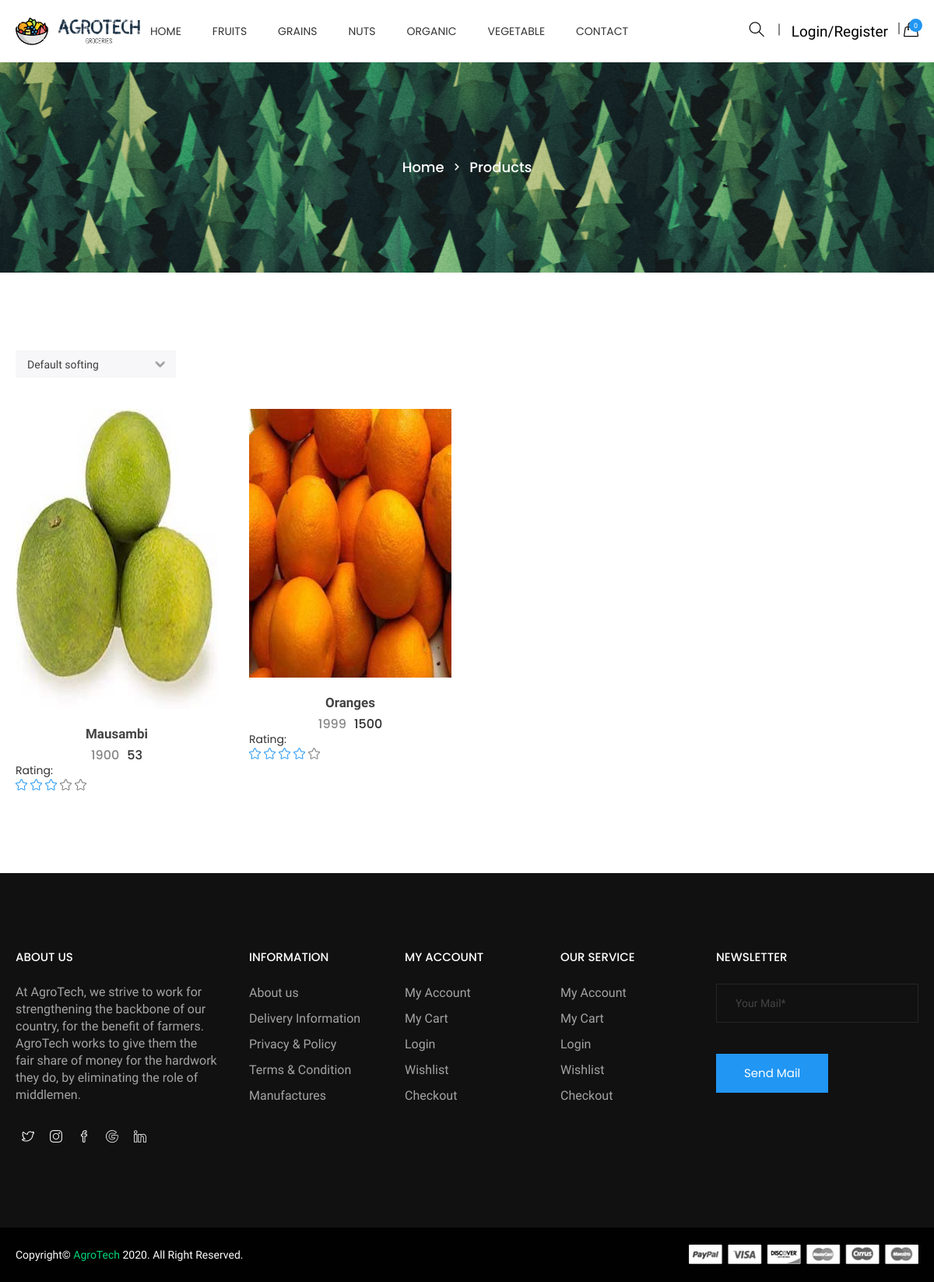
The page /categories.php?id=1&sub_categories=3 on the database its author committed.
### tables this page shows
CREATE TABLE `categories` (
  `id` int NOT NULL,
  `categories` varchar(255) NOT NULL,
  `status` tinyint NOT NULL
);

CREATE TABLE `product` (
  `id` int NOT NULL,
  `categories_id` int NOT NULL,
  `sub_categories_id` int NOT NULL,
  `name` varchar(255) NOT NULL,
  `mrp` float NOT NULL,
  `price` float NOT NULL,
  `qty` int NOT NULL,
  `image` varchar(255) NOT NULL,
  `short_desc` varchar(2000) NOT NULL,
  `description` text NOT NULL,
  `best_seller` int NOT NULL,
  `meta_title` varchar(2000) NOT NULL,
  `meta_desc` varchar(2000) NOT NULL,
  `meta_keyword` varchar(2000) NOT NULL,
  `added_by` int NOT NULL,
  `status` tinyint NOT NULL,
  `Rating` int NOT NULL
);

### add_to_cart.inc.php (called while the page is built, shortened)
<?php
class add_to_cart{
	function totalProduct(){
		if(isset($_SESSION['cart'])){
			return count($_SESSION['cart']);
		}else{
			return 0;
		}
	}
}
?>

### functions.inc.php (called while the page is built, shortened)
<?php
function get_product($con,$limit='',$cat_id='',$product_id='',$search_str='',$sort_order='',$is_best_seller='',$sub_categories=''){
	$sql="select product.*,categories.categories from product,categories where product.status=1 ";
	if($cat_id!=''){
		$sql.=" and product.categories_id=$cat_id ";
	}
	if($sub_categories!=''){
		$sql.=" and product.sub_categories_id=$sub_categories ";
	}
	$sql.=" and product.categories_id=categories.id ";
	if($sort_order!=''){
		$sql.=$sort_order;
	}else{
		$sql.=" order by product.id desc ";
	}
	$res=mysqli_query($con,$sql);
	$data=array();
	while($row=mysqli_fetch_assoc($res)){
		$data[]=$row;
	}
	return $data;
}
?>

### top.php (the view, shortened to what this page needs)
<?php
require('connection.inc.php');
require('functions.inc.php');
require('add_to_cart.inc.php');
$cat_res=mysqli_query($con,"select * from categories where status=1 order by categories asc");
$cat_arr=array();
while($row=mysqli_fetch_assoc($cat_res)){
	$cat_arr[]=$row;
}
$obj=new add_to_cart();
$totalProduct=$obj->totalProduct();
?>
<!doctype html>
<html class="no-js" lang="en">
<head>
    <link rel="stylesheet" href="css/bootstrap.min.css">
    <link rel="stylesheet" href="css/owl.carousel.min.css">
    <link rel="stylesheet" href="css/owl.theme.default.min.css">
    <link rel="stylesheet" href="css/core.css">
    <link rel="stylesheet" href="css/shortcode/shortcodes.css">
    <link rel="stylesheet" href="style.css">
    <link rel="stylesheet" href="css/responsive.css">
    <link rel="stylesheet" href="css/custom.css">
</head>
<body>
    <div class="wrapper">
        <header id="htc__header" class="htc__header__area header--one">
            <div id="sticky-header-with-topbar" class="mainmenu__wrap sticky__header">
                <div class="container">
                    <div class="row">
                        <div class="menumenu__container clearfix">
                            <div class="col-lg-2 col-md-2 col-sm-3 col-xs-5">
                                <div class="logo">
                                     <a href="index.php"><img src="images/logo/4.png" alt="logo images"></a>
                                </div>
                            </div>
                            <div class="col-md-7 col-lg-6 col-sm-5 col-xs-3">
                                <nav class="main__menu__nav hidden-xs hidden-sm">
                                    <ul class="main__menu">
                                        <li class="drop"><a href="index.php">Home</a></li>
                                        <?php
										foreach($cat_arr as $list){
											?>
											<li class="drop"><a href="categories.php?id=<?php echo $list['id']?>"><?php echo $list['categories']?></a>
											</li>
											<?php
										}
										?>
                                        <li><a href="contact.php">contact</a></li>
                                    </ul>
                                </nav>
                            </div>
                            <div class="col-md-3 col-lg-4 col-sm-4 col-xs-4">
                                <div class="header__right">
									<?php
									$class="mr15";
									?>
									<div class="header__search search search__open <?php echo $class?>">
                                        <a href="#" onclick="focusearch()"><i class="icon-magnifier icons"></i></a>
                                    </div>
                                    <div class="header__account">
										<?php if(isset($_SESSION['USER_LOGIN'])){
											?>
											<nav class="navbar navbar-expand-lg navbar-light bg-light">
											   <button class="navbar-toggler" type="button" data-toggle="collapse" data-target="#navbarSupportedContent" aria-controls="navbarSupportedContent" aria-expanded="false" aria-label="Toggle navigation">
												<span class="navbar-toggler-icon"></span>
											  </button>
											  <div class="collapse navbar-collapse" id="navbarSupportedContent">
												<ul class="navbar-nav mr-auto">
												  <li class="nav-item dropdown">
													<a class="nav-link dropdown-toggle" href="#" id="navbarDropdown" role="button" data-toggle="dropdown" aria-haspopup="true" aria-expanded="false">
													  Hi <?php echo $_SESSION['USER_NAME']?>
													</a>
													<div class="dropdown-menu" aria-labelledby="navbarDropdown">
													  <a class="dropdown-item" href="my_order.php">Order</a>
													  <a class="dropdown-item" href="profile.php">Profile</a>
													  <div class="dropdown-divider"></div>
													  <a class="dropdown-item" href="logout.php">Logout</a>
													</div>
												  </li>
												</ul>
											  </div>
											</nav>
											<?php
										}else{
											echo '<a href="login.php" id="onchange" class="mr15">Login/Register</a>';
										}
										?>
                                    </div>
                                    <div class="htc__shopping__cart">
										<a class="cart__menu" href="#"><i class="icon-handbag icons"></i></a>
                                        <a href="cart.php"><span class="htc__qua"><?php echo $totalProduct?></span></a>
                                    </div>
                                </div>
                            </div>
                        </div>
                    </div>
                </div>
            </div>
        </header>

### categories.php (shortened to what this page needs)
<?php
require('top.php');
	?>
	<?php
$cat_id=mysqli_real_escape_string($con,$_GET['id']);
$sub_categories='';
if(isset($_GET['sub_categories'])){
	$sub_categories=mysqli_real_escape_string($con,$_GET['sub_categories']);
}
$sort_order="";
if($cat_id>0 && ($sub_categories!='' && $sub_categories>=0)){
	$get_product=get_product($con,'',$cat_id,'','',$sort_order,'',$sub_categories);
}else{
	?>
	<script>
	window.location.href='index.php';
	</script>
	<?php
}
?>
        <div class="ht__bradcaump__area" style="background: rgba(0, 0, 0, 0) url(images/bg/4.jpg) no-repeat scroll center center / cover ;">
            <div class="ht__bradcaump__wrap">
                <div class="container">
                    <div class="row">
                        <div class="col-xs-12">
                            <div class="bradcaump__inner">
                                <nav class="bradcaump-inner">
                                  <a class="breadcrumb-item" href="index.php">Home</a>
                                  <span class="brd-separetor"><i class="zmdi zmdi-chevron-right"></i></span>
                                  <span class="breadcrumb-item active">Products</span>
                                </nav>
                            </div>
                        </div>
                    </div>
                </div>
            </div>
        </div>
        <section class="htc__product__grid bg__white ptb--100">
            <div class="container">
                <div class="row">
					<?php if(count($get_product)>0){?>
                    <div class="col-lg-12 col-md-12 col-sm-12 col-xs-12">
                        <div class="htc__product__rightidebar">
                            <div class="htc__grid__top">
                                <div class="htc__select__option">
                                    <select class="ht__select" onchange="sort_product_drop('<?php echo $cat_id?>','<?php echo $sub_categories?>','<?php echo SITE_PATH?>')" id="sort_product_id">
                                        <option value="">Default softing</option>
                                    </select>
                                </div>
                            </div>
                            <div class="row">
                                <div class="shop__grid__view__wrap">
                                    <div role="tabpanel" id="grid-view" class="single-grid-view tab-pane fade in active clearfix">
                                        <?php
										foreach($get_product as $list){
											$rating = $list['Rating'];
										?>
										<div class="col-md-4 col-lg-3 col-sm-4 col-xs-12">
											<div class="category">
												<div class="ht__cat__thumb">
													<a href="product.php?id=<?php echo $list['id']?>">
														<img src="<?php echo PRODUCT_IMAGE_SITE_PATH.$list['image']?>" alt="product images">
													</a>
												</div>
												<div class="fr__hover__info">
													<ul class="product__action">
													</ul>
												</div>
												<div class="fr__product__inner">
													<h4><a href="product.php?id=<?php echo $list['id']?>"><?php echo $list['name']?></a></h4>
													<ul class="fr__pro__prize">
														<li class="old__prize"><?php echo $list['mrp']?></li>
														<li><?php echo $list['price']?></li>
													</ul>
												</div>
												<h4>Rating: </h4>
                                        <ul class="rating">
                                <?php
                                for ($i=0; $i < $rating; $i++) {
                                    echo '<li><i class="icon-star icons"></i></li>';
                                }
                                for ($i=0; $i < 5-$rating; $i++) {
                                    echo '<li class="old"><i class="icon-star icons"></i></li>';
                                } ?>
											</div>
										</div>
										<?php } ?>
                                    </div>
							   </div>
                            </div>
                        </div>
                    </div>
					<?php } else {
						echo "Data not found";
					} ?>
				</div>
            </div>
        </section>
<?php require('footer.php')?>

### style.css (style rules this page uses)
.category { position: relative; margin-top: 40px; }
.fr__hover__info { position: absolute; right: 20px; top: 20px; }
.fr__product__inner { padding-top: 23px; text-align: center; }
.fr__product__inner h4 a { color: #444; font-family: Old Standard TT; font-size: 17px; font-weight: 600; text-transform: capitalize; transition: all 0.3s ease 0s; }
.fr__pro__prize { display: flex; justify-content: center; margin-top: 6px; }
.fr__pro__prize li { color: #313131; font-family: Poppins; font-size: 16px; font-weight: 500; margin: 0 5px; }
.fr__pro__prize li.old__prize { color: #888888; }
.product__action { display: flex; justify-content: center; flex-flow: column; }
.category { overflow: hidden; position: relative; }
.rating { display: flex; }
.rating li i { color: #2196F3; font-size: 15px; }
.rating li + li { margin-left: 4px; }
.rating li.old i { color: #777777; }
.ht__bradcaump__wrap { align-items: center; display: flex; height: 270px; }
.breadcrumb-item { color: #fff; font-family: "Poppins",sans-serif; font-size: 18px; font-weight: 500; text-transform: capitalize; }
.bradcaump-inner a.breadcrumb-item { font-weight: 500; }
.brd-separetor { padding: 0 10px; }
.brd-separetor i { color: #ffffff; font-size: 18px; }
.bradcaump__inner { text-align: center; }
.htc__grid__top { display: flex; justify-content: space-between; }
.htc__select__option { display: flex; }
select.ht__select { background-color: #f7f6f8; border: 0 none; -webkit-appearance: none; -moz-appearance: none; -ms-appearance: none; -o-appearance: none; background-image: url("images/icons/select-option.png"); background-position: right 7% center; background-size: contain; background-repeat: no-repeat; padding: 0 32px 0 15px; background-size: 14px; height: 35px; color: #3f3f3f; }
.ht__cat__thumb a img { width: 100%; }

### css/shortcode/default.css (style rules this page uses)
*, h1, h2, h3, h4, h5, h6, p, ul, a { margin: 0; padding: 0; }
html { font-size: 100%; }
body { font-family: 'Old Standard TT', serif; color: #666666; font-weight: 400; font-size: 14px; line-height: 24px; -webkit-font-smoothing: antialiased; -moz-osx-font-smoothing: grayscale; }
h1, h2, h3, h4, h5, h6, .h1, .h2, .h3, .h4, .h5, .h6 { font-family: 'Poppins', sans-serif; color: #313131; font-weight: 400; -webkit-font-variant-ligatures: common-ligatures; font-variant-ligatures: common-ligatures; margin-top: 0; margin-bottom: 0; }
h4, .h4 { font-size: 14px; font-weight: 400; }
ul, ol { list-style: none; }
a { color: #333; }
h1 a, h2 a, h3 a, h4 a, h5 a, h6 a { color: inherit }
body { overflow-x: hidden; }
a, .btn { transition: all 0.3s ease-out 0s; }
input, select, textarea { transition: all 0.5s ease-out 0s; }
img, .img { max-width: 100%; transition: all 0.3s ease-out 0s; }
p + img, img:last-child { margin-bottom: 0; }
body { background: #fff; }
.bg__white { background: #fff; }
select { width: 100%; }
.ptb--100 { padding: 100px 0 }

### css/shortcode/header.css (style rules this page uses)
.main__menu { display: flex; justify-content: center; }
.main__menu > li > a { color: #333333; display: block; font-size: 14px; height: 80px; line-height: 80px; position: relative; text-transform: uppercase; font-family: 'Poppins', sans-serif; }
.main__menu li { position: relative; margin: 0 20px; }
.logo a { display: block; }
.header__right { display: flex; justify-content: flex-end; height: 80px; align-items: center; }
.header__search a i { color: #000000; font-size: 19px; position: relative; }
.htc__shopping__cart { position: relative; }
.htc__shopping__cart a span.htc__qua { background: #2196F3; border-radius: 100%; color: #fff; font-size: 9px; height: 17px; line-height: 19px; position: absolute; right: -5px; text-align: center; top: -4px; width: 17px; }
.header__search a { padding-right: 20px; position: relative; }
.header__search a::before { background: #898989; content: ""; height: 15px; position: absolute; right: 0; top: 50%; -webkit-transform: translateY(-70%); transform: translateY(-70%); width: 2px; }
.header__account a { color: #000; font-size: 19px; margin-right: 5px; padding-right: 15px; position: relative; line-height: 35px; }
.header__account a::before { background: #898989 none repeat scroll 0 0; content: ""; height: 15px; position: absolute; right: 0; width: 2px; }
.main__menu li.drop { position: relative; }
.logo { align-items: center; display: flex; height: 80px; justify-content: flex-start; }
.mr15 { margin-right:15px; }
.mr15::before { top:0px; }

### rows shown on the page
categories: categories "FRUITS"
categories: categories "GRAINS"
categories: categories "NUTS"
categories: categories "ORGANIC"
categories: categories "VEGETABLE"
product: image (picture), name "Mausambi", mrp "1900", price "53", Rating 3 (drawn)
product: image (picture), name "Oranges", mrp "1999", price "1500", Rating 4 (drawn)

### other values the page prints
$totalProduct "0"
